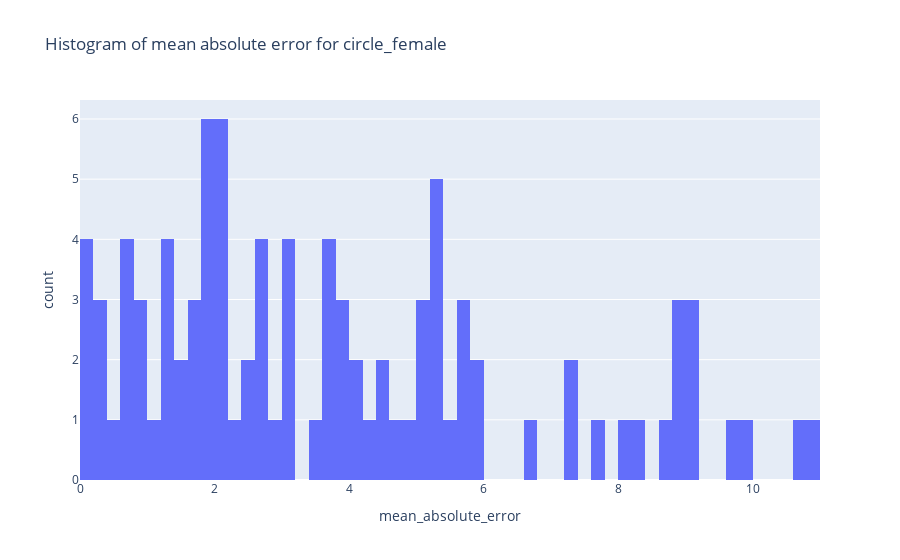
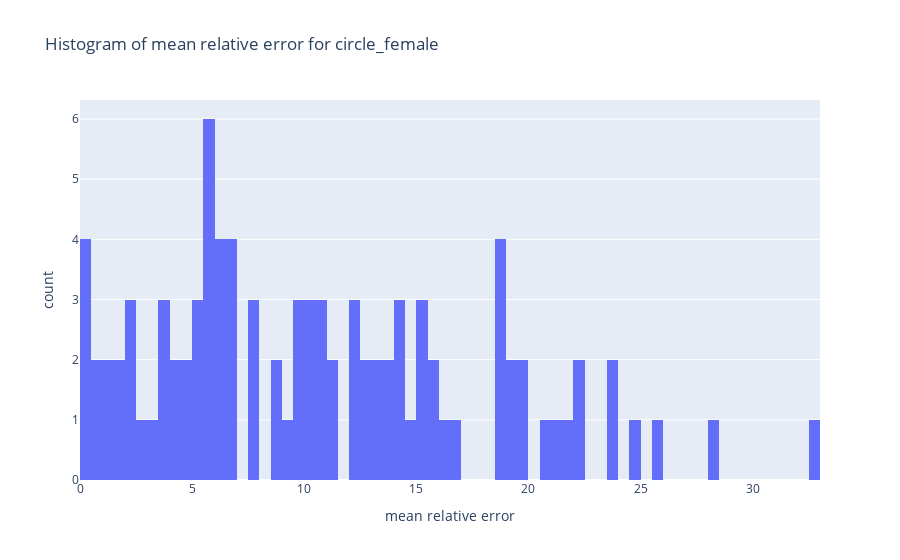
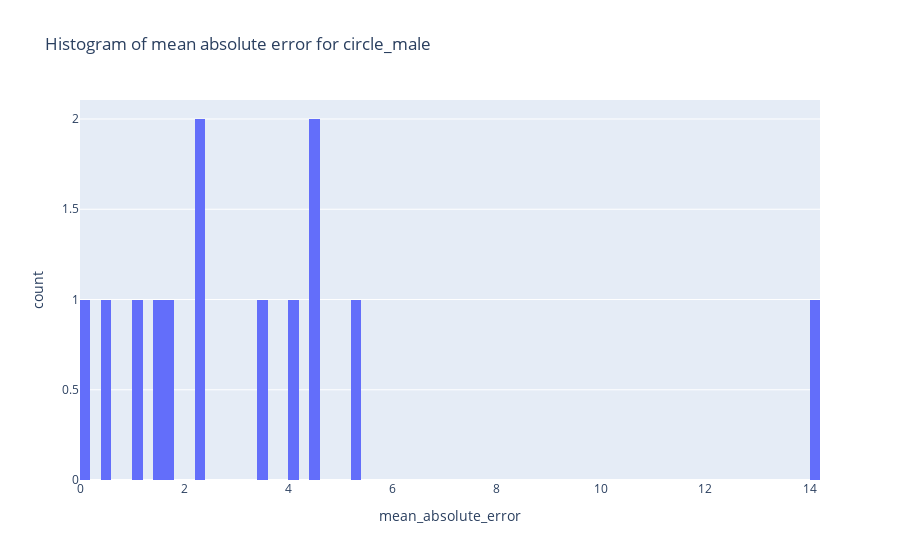
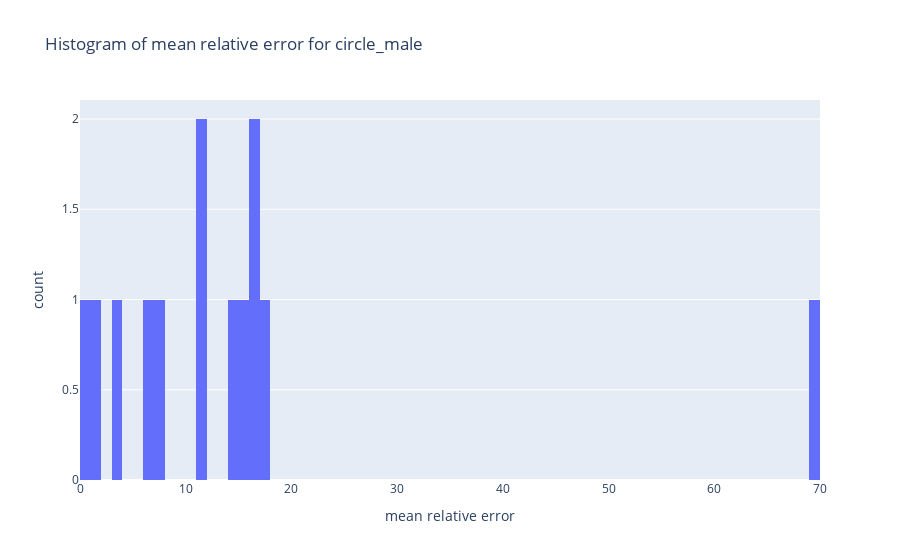

Notebook source saved alongside these figures, in order:
### Code cell
for pond_type in df['Pond_Type'].unique():
    #histogram of meAN absolute error
    df_pond = df[df['Pond_Type'] == pond_type]
    df_pond['mean_absolute_error'] =abs(df_pond['mean_length'] - df_pond['Length_fov(mm)'])
    #histogram of mean absolute error    
    df_pond['mean relative error'] = df_pond['mean_absolute_error'] / df_pond['mean_length']*100
    #histogram of mean absolute error
    fig = px.histogram(df_pond, x='mean_absolute_error', nbins=100, title=f'Histogram of mean absolute error for {pond_type}')
    fig.show()
    #histogram of mean relative error
    fig = px.histogram(df_pond, x='mean relative error', nbins=100, title=f'Histogram of mean relative error for {pond_type}')
    fig.show()

### Figure 1 — Plotly figure (JSON) as saved in the notebook; plotly's stock layout.template omitted (floating-point values rounded to 4 significant figures)
{"data": [{"alignmentgroup": "True", "bingroup": "x", "hovertemplate": "mean_absolute_error=%{x}<br>count=%{y}<extra></extra>", "legendgroup": "", "marker": {"color": "#636efa", "pattern": {"shape": ""}}, "name": "", "nbinsx": 100, "offsetgroup": "", "orientation": "v", "showlegend": false, "type": "histogram", "x": [4.164, 0.1122, 7.268, 2.081, 5.658, 2.626, 1.924, 2.52, 5.117, 0.9276, 2.04, 0.8518, 1.134, 5.225, 2.091, 9.018, 5.198, 5.473, 8.81, 5.229, 10.67, 1.717, 1.306, 3.713, 3.868, 8.725, 1.326, 1.755, 3.72, 7.705, 6.75, 3.099, 0.6856, 1.236, 1.531, 1.463, 2.89, 3.771, 5.092, 5.677, 8.04, 3.153, 0.7516, 5.347, 0.6133, 1.852, 0.204, 0.05005, 1.865, 4.998, 1.654, 3.135, 1.814, 0.4325, 3.183, 2.07, 3.951, 0.3703, 4.402, 9.913, 9.729, 8.826, 0.2093, 5.891, 8.96, 7.323, 2.364, 9.15, 4.461, 8.336, 10.93, 9.084, 5.369, 5.783, 5.862, 2.061, 1.348, 3.515, 0.8214, 2.656, 4.716, 1.93, 0.1244, 4.315, 3.949, 0.1095, 3.722, 5.217, 2.798, 2.478, 4.18, 2.047, 1.814, 2.788, 0.6401], "xaxis": "x", "yaxis": "y"}], "layout": {"barmode": "relative", "legend": {"tracegroupgap": 0}, "title": {"text": "Histogram of mean absolute error for circle_female"}, "xaxis": {"anchor": "y", "domain": [0, 1], "title": {"text": "mean_absolute_error"}}, "yaxis": {"anchor": "x", "domain": [0, 1], "title": {"text": "count"}}}}

### Figure 2 — Plotly figure (JSON) as saved in the notebook; plotly's stock layout.template omitted (floating-point values rounded to 4 significant figures)
{"data": [{"alignmentgroup": "True", "bingroup": "x", "hovertemplate": "mean relative error=%{x}<br>count=%{y}<extra></extra>", "legendgroup": "", "marker": {"color": "#636efa", "pattern": {"shape": ""}}, "name": "", "nbinsx": 100, "offsetgroup": "", "orientation": "v", "showlegend": false, "type": "histogram", "x": [9.935, 0.4203, 15.7, 8.57, 16.72, 7.602, 5.862, 6.815, 15.28, 2.954, 6.23, 3.101, 3.628, 12.3, 5.66, 21.49, 13.07, 18.91, 19.06, 14.12, 28.41, 5.981, 4.974, 10.32, 11.27, 32.92, 3.775, 5.157, 10.77, 18.6, 18.91, 10.8, 2.155, 3.664, 4.237, 4.014, 9.303, 10.26, 13.85, 15.75, 22.13, 9.516, 2.183, 14.27, 1.662, 6.924, 0.5421, 0.2371, 6.901, 11.34, 4.652, 15.22, 5.598, 1.129, 15.5, 6.038, 10.9, 1.105, 12.37, 23.99, 24.7, 19.19, 0.5795, 19.63, 22.01, 19.67, 6.255, 21.52, 13.34, 20.73, 25.53, 23.98, 14.48, 14.97, 13.7, 5.859, 5.466, 10.38, 2.382, 7.951, 16.3, 5.425, 0.3431, 12.29, 12.82, 0.3786, 9.914, 18.82, 7.562, 5.723, 12.9, 6.802, 6.175, 8.973, 1.52], "xaxis": "x", "yaxis": "y"}], "layout": {"barmode": "relative", "legend": {"tracegroupgap": 0}, "title": {"text": "Histogram of mean relative error for circle_female"}, "xaxis": {"anchor": "y", "domain": [0, 1], "title": {"text": "mean relative error"}}, "yaxis": {"anchor": "x", "domain": [0, 1], "title": {"text": "count"}}}}

### Figure 3 — Plotly figure (JSON) as saved in the notebook; plotly's stock layout.template omitted (floating-point values rounded to 4 significant figures)
{"data": [{"alignmentgroup": "True", "bingroup": "x", "hovertemplate": "mean_absolute_error=%{x}<br>count=%{y}<extra></extra>", "legendgroup": "", "marker": {"color": "#636efa", "pattern": {"shape": ""}}, "name": "", "nbinsx": 100, "offsetgroup": "", "orientation": "v", "showlegend": false, "type": "histogram", "x": [4.129, 3.54, 1.768, 2.332, 5.228, 4.574, 0.5264, 14.14, 2.31, 1.573, 1.139, 0.06247, 4.594], "xaxis": "x", "yaxis": "y"}], "layout": {"barmode": "relative", "legend": {"tracegroupgap": 0}, "title": {"text": "Histogram of mean absolute error for circle_male"}, "xaxis": {"anchor": "y", "domain": [0, 1], "title": {"text": "mean_absolute_error"}}, "yaxis": {"anchor": "x", "domain": [0, 1], "title": {"text": "count"}}}}

### Figure 4 — Plotly figure (JSON) as saved in the notebook; plotly's stock layout.template omitted (floating-point values rounded to 4 significant figures)
{"data": [{"alignmentgroup": "True", "bingroup": "x", "hovertemplate": "mean relative error=%{x}<br>count=%{y}<extra></extra>", "legendgroup": "", "marker": {"color": "#636efa", "pattern": {"shape": ""}}, "name": "", "nbinsx": 100, "offsetgroup": "", "orientation": "v", "showlegend": false, "type": "histogram", "x": [14.76, 15.44, 6.518, 11.72, 16.57, 16.23, 1.888, 69.62, 11.64, 7.19, 3.455, 0.3283, 17.3], "xaxis": "x", "yaxis": "y"}], "layout": {"barmode": "relative", "legend": {"tracegroupgap": 0}, "title": {"text": "Histogram of mean relative error for circle_male"}, "xaxis": {"anchor": "y", "domain": [0, 1], "title": {"text": "mean relative error"}}, "yaxis": {"anchor": "x", "domain": [0, 1], "title": {"text": "count"}}}}
